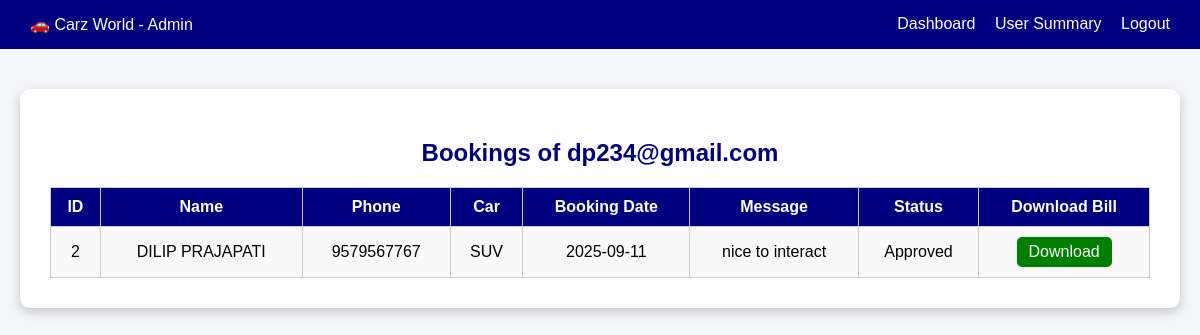
/admin-user-booking.php?email=dp234@gmail.com (signed in), run on the app's committed database.
### tables this page shows
CREATE TABLE `bookings` (
  `id` int(11) NOT NULL,
  `name` varchar(100) NOT NULL,
  `email` varchar(100) NOT NULL,
  `phone` varchar(20) NOT NULL,
  `car` varchar(50) NOT NULL,
  `booking_date` date NOT NULL,
  `message` text DEFAULT NULL,
  `created_at` timestamp NOT NULL DEFAULT current_timestamp(),
  `status` varchar(20) DEFAULT 'Pending'
);

### admin-user-booking.php (the view, shortened to what this page needs)
<?php
include 'db.php';
$user_email = $_GET['email'];
$stmt = $conn->prepare("SELECT * FROM bookings WHERE email=? ORDER BY created_at DESC");
$stmt->bind_param("s", $user_email);
$stmt->execute();
$result = $stmt->get_result();
?>
<!DOCTYPE html>
<html lang="en">
<head>
</head>
<body>
<div class="navbar">
  <div>🚗 Carz World - Admin</div>
  <div>
    <a href="admin-dashboard.php">Dashboard</a>
    <a href="admin-user-summary.php">User Summary</a>
    <a href="logout.php">Logout</a>
  </div>
</div>
<div class="container">
<h2>Bookings of <?= htmlspecialchars($user_email) ?></h2>
<table>
<tr>
  <th>ID</th>
  <th>Name</th>
  <th>Phone</th>
  <th>Car</th>
  <th>Booking Date</th>
  <th>Message</th>
  <th>Status</th>
  <th>Download Bill</th>
</tr>
<?php
if($result->num_rows > 0){
    while($row = $result->fetch_assoc()){
        echo "<tr>
                <td>".$row['id']."</td>
                <td>".htmlspecialchars($row['name'])."</td>
                <td>".htmlspecialchars($row['phone'])."</td>
                <td>".htmlspecialchars($row['car'])."</td>
                <td>".$row['booking_date']."</td>
                <td>".htmlspecialchars($row['message'])."</td>
                <td>".htmlspecialchars($row['status'])."</td>
                <td><a class='btn' href='bill-generate.php?id=".$row['id']."'>Download</a></td>
              </tr>";
    }
}else{
    echo "<tr><td colspan='8'>No bookings found for this user</td></tr>";
}
?>
</table>
</div>
</body>
</html>

### admin-user-booking.php (style rules this page uses)
body { font-family: Arial, sans-serif; background: #f4f6f9; margin:0; }
.navbar { background: navy; color:white; padding:15px 30px; display:flex; justify-content:space-between; }
.navbar a { color:white; margin-left:15px; text-decoration:none; }
.container { max-width:1100px; margin:40px auto; background:white; padding:30px; border-radius:10px; box-shadow:0 4px 12px rgba(0,0,0,0.2); }
h2 { color:navy; text-align:center; margin-bottom:20px; }
table { width:100%; border-collapse: collapse; margin-top:20px; }
th, td { border:1px solid #ccc; padding:10px; text-align:center; }
th { background: navy; color:white; }
tr:nth-child(even) { background: #f9f9f9; }
.btn { padding:6px 12px; border-radius:5px; text-decoration:none; color:white; background:green; display:inline-block; }

### data on the page
bookings: id "2", name "DILIP PRAJAPATI", phone "9579567767", car "SUV", booking_date "2025-09-11", message "nice to interact", status "Approved"

### other printed values
$user_email "dp234@gmail.com"
